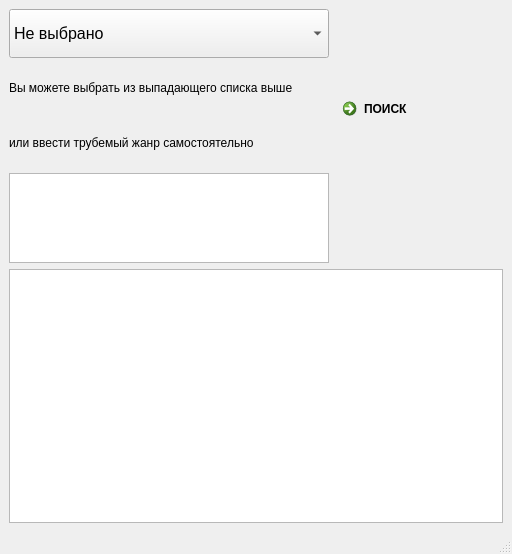
<?xml version="1.0" encoding="UTF-8"?>
<ui version="4.0">
 <class>MainWindow</class>
 <widget class="QMainWindow" name="MainWindow">
  <property name="geometry">
   <rect>
    <x>0</x>
    <y>0</y>
    <width>512</width>
    <height>554</height>
   </rect>
  </property>
  <property name="contextMenuPolicy">
   <enum>Qt::PreventContextMenu</enum>
  </property>
  <property name="windowTitle">
   <string>Залание B&amp;C</string>
  </property>
  <widget class="QWidget" name="centralwidget">
   <layout class="QVBoxLayout" name="verticalLayout_2">
    <item>
     <layout class="QHBoxLayout" name="horizontalLayout">
      <item>
       <layout class="QVBoxLayout" name="verticalLayout">
        <item>
         <widget class="QComboBox" name="combo">
          <property name="sizePolicy">
           <sizepolicy hsizetype="Expanding" vsizetype="Fixed">
            <horstretch>0</horstretch>
            <verstretch>0</verstretch>
           </sizepolicy>
          </property>
          <property name="maximumSize">
           <size>
            <width>16777215</width>
            <height>90</height>
           </size>
          </property>
          <property name="font">
           <font>
            <pointsize>12</pointsize>
           </font>
          </property>
          <item>
           <property name="text">
            <string>Не выбрано</string>
           </property>
          </item>
         </widget>
        </item>
        <item>
         <widget class="QLabel" name="label">
          <property name="maximumSize">
           <size>
            <width>16777215</width>
            <height>90</height>
           </size>
          </property>
          <property name="text">
           <string>Вы можете выбрать из выпадающего списка выше </string>
          </property>
         </widget>
        </item>
        <item>
         <widget class="QLabel" name="label_2">
          <property name="maximumSize">
           <size>
            <width>16777215</width>
            <height>90</height>
           </size>
          </property>
          <property name="text">
           <string>или ввести трубемый жанр самостоятельно</string>
          </property>
         </widget>
        </item>
        <item>
         <widget class="QTextEdit" name="textEdit">
          <property name="maximumSize">
           <size>
            <width>16777215</width>
            <height>90</height>
           </size>
          </property>
         </widget>
        </item>
       </layout>
      </item>
      <item>
       <widget class="QCommandLinkButton" name="commandLinkButton">
        <property name="maximumSize">
         <size>
          <width>16777215</width>
          <height>90</height>
         </size>
        </property>
        <property name="cursor">
         <cursorShape>OpenHandCursor</cursorShape>
        </property>
        <property name="text">
         <string>ПОИСК</string>
        </property>
       </widget>
      </item>
     </layout>
    </item>
    <item>
     <widget class="QTableWidget" name="tableWidget"/>
    </item>
   </layout>
  </widget>
  <widget class="QMenuBar" name="menubar">
   <property name="geometry">
    <rect>
     <x>0</x>
     <y>0</y>
     <width>512</width>
     <height>21</height>
    </rect>
   </property>
  </widget>
  <widget class="QStatusBar" name="statusbar"/>
 </widget>
 <resources/>
 <connections/>
</ui>
